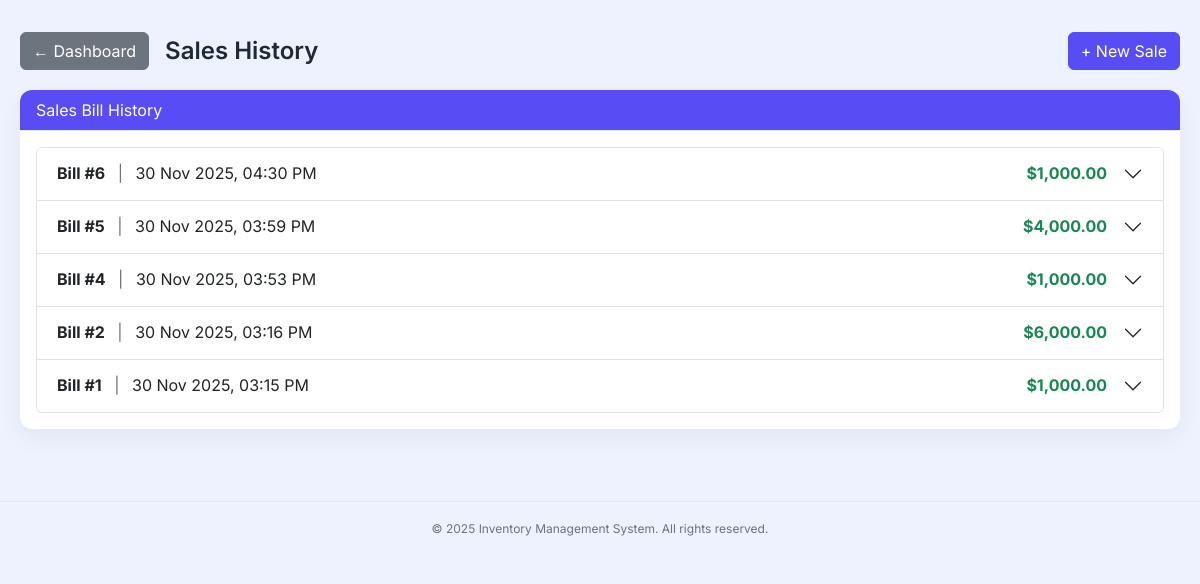
Page /features/sales_history.php on the earlier database version.
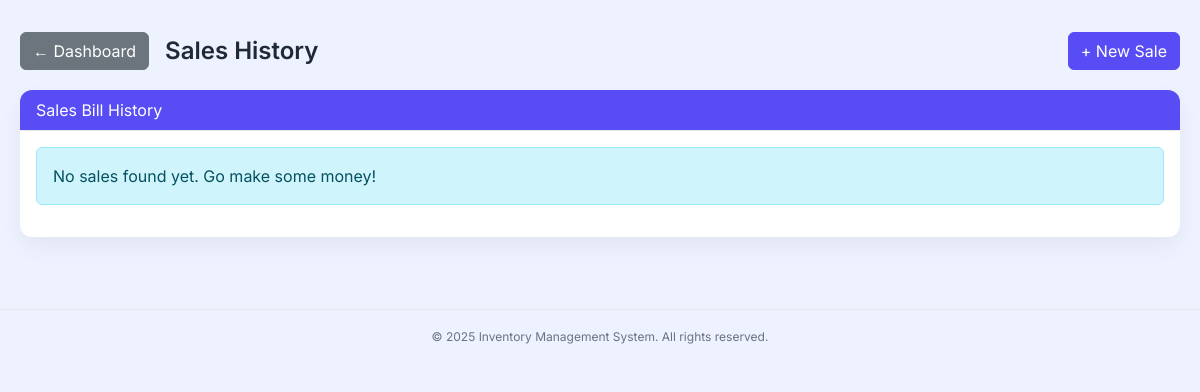
Same page on the later database version.
### tables this page shows
CREATE TABLE `bills` (
  `id` int(11) NOT NULL,
  `customer_name` varchar(100) DEFAULT 'Walk-in',
  `total_amount` decimal(10,2) NOT NULL,
  `bill_date` timestamp NOT NULL DEFAULT current_timestamp()
);

### features/sales_history.php (the view, shortened to what this page needs)
<?php
require '../connection/db.php';
$back_href = "../index.php";
?>
<!DOCTYPE html>
<html>
<head>
    <link href="https://cdn.jsdelivr.net/npm/bootstrap@5.3.0/dist/css/bootstrap.min.css" rel="stylesheet">
    <link href="../css/style.css" rel="stylesheet">
</head>
<body>
    <div class="history-container">
        <div class="page-header">
            <div class="d-flex align-items-center gap-3">
                <a href="<?= htmlspecialchars($back_href) ?>" class="btn btn-secondary">&larr; Dashboard</a>
                <h1 class="page-title">Sales History</h1>
            </div>
            <a href="sales.php" class="btn btn-primary">+ New Sale</a>
        </div>
        <div class="card">
            <div class="card-header header-purple">Sales Bill History</div>
            <div class="card-body">
                <div class="accordion" id="billsAccordion">
        <?php
        $stmt = $pdo->query("SELECT * FROM bills ORDER BY bill_date DESC");
        $bills = $stmt->fetchAll();
        if (count($bills) == 0) {
            echo "<div class='alert alert-info'>No sales found yet. Go make some money!</div>";
        }
        foreach ($bills as $bill):
            $bill_id = $bill['id'];
            $date = date("d M Y, h:i A", strtotime($bill['bill_date']));
        ?>
            <div class="accordion-item">
                <h2 class="accordion-header" id="heading<?= $bill_id ?>">
                    <button class="accordion-button collapsed" type="button" data-bs-toggle="collapse" data-bs-target="#collapse<?= $bill_id ?>">
                        <div class="d-flex w-100 justify-content-between me-3">
                            <span><strong>Bill #<?= $bill_id ?></strong> <span class="text-muted mx-2">|</span> <?= $date ?></span>
                            <span class="text-success fw-bold">$<?= number_format($bill['total_amount'], 2) ?></span>
                        </div>
                    </button>
                </h2>
            </div>
        <?php endforeach; ?>
                </div>
            </div>
        </div>
    </div>
    <?php require_once __DIR__ . '/../partials/footer.php'; ?>
</body>
</html>

### partials/footer.php (shortened to what this page needs)
<?php
$imsCopyrightYear = date('Y');
?>
<footer class="ims-footer">
  &copy; <?php echo htmlspecialchars($imsCopyrightYear); ?> Inventory Management System. All rights reserved.
</footer>

### css/style.css (style rules this page uses)
body { font-family: "Inter", sans-serif; background-color: #eef2ff; }
.btn-primary { background-color: #584cf4; border-color: #584cf4; }
.text-muted { color: #6b7280 !important; }
h2 { color: #1f2937; font-weight: 600; }

### features/sales_history.php (style rules this page uses)
.history-container { max-width: 1200px; margin: 0 auto; padding: 32px 20px; }
.page-header { display: flex; justify-content: space-between; align-items: center; gap: 16px; margin-bottom: 20px; }
.page-title { font-size: 24px; font-weight: 600; color: #1f2937; margin: 0; }
.card { border: none; border-radius: 12px; box-shadow: 0 10px 25px rgba(0, 0, 0, 0.05); overflow: hidden; }
.card-header { border-bottom: 1px solid #e5e7eb; }
.card-header.header-purple { background-color: #584cf4; color: white; }

### partials/footer.php (style rules this page uses)
.ims-footer { margin-top: 40px; padding: 18px 0; text-align: center; font-size: 12px; color: #6b7280; border-top: 1px solid #e5e7eb; }

Differences in the rows shown:
removed bills: id "6", bill_date "30 Nov 2025, 04:30 PM", total_amount "1,000.00"
removed bills: id "5", bill_date "30 Nov 2025, 03:59 PM", total_amount "4,000.00"
removed bills: id "4", bill_date "30 Nov 2025, 03:53 PM", total_amount "1,000.00"
removed bills: id "2", bill_date "30 Nov 2025, 03:16 PM", total_amount "6,000.00"
removed bills: id "1", bill_date "30 Nov 2025, 03:15 PM", total_amount "1,000.00"
Other differences:
text now shown: "No sales found yet. Go make some money!"
